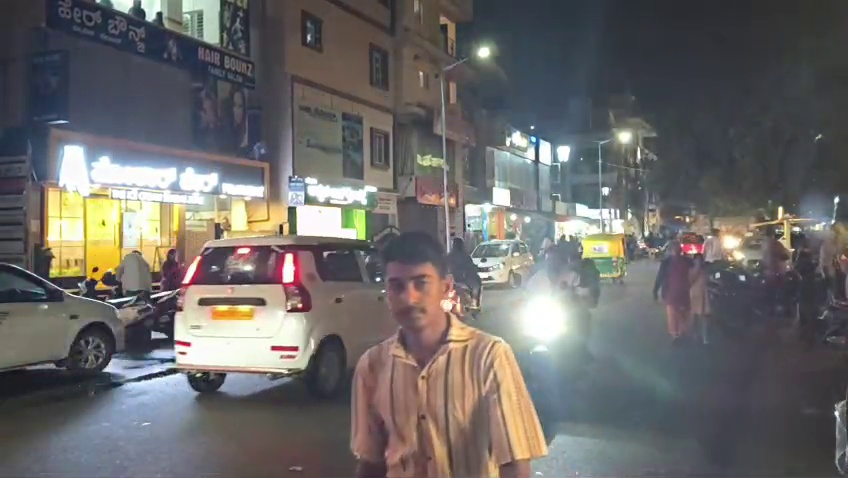
#> input picture backend/tmp_frs_video_test/frame_1.jpg, 848 x 478 px
$ python -i cameraTamper.py   (imports and definitions only)   (older library calls are emulated)
#> lines starting #> are read from the running program, lines starting #| are printed output that depends on the picture
#> further down, picture is the input picture: shape (478, 848, 3); mean B, G, R 104.3, 105.5, 107.6
from __future__ import annotations
from dataclasses import dataclass, asdict
from typing import Dict, Optional
import cv2
import numpy as np


@dataclass
class TamperResult:
    tampered: bool
    score: float
    reason: str
    metrics: Dict[str, float]


class CameraTamperDetector:
    """
    Scene-reference tamper detector.
    Detects:
      - covered/black lens
      - sudden scene change
      - severe defocus/blur
      - strong brightness discontinuity

    It deliberately requires consecutive bad observations before alerting.
    """

    def __init__(
        self,
        warmup_frames: int = 30,
        min_change_score: float = 0.55,
        confirm_frames: int = 5,
        black_mean: float = 15.0,
        blur_threshold: float = 18.0,
    ):
        self.warmup_frames = max(1, warmup_frames)
        self.min_change_score = float(min_change_score)
        self.confirm_frames = max(1, confirm_frames)
        self.black_mean = float(black_mean)
        self.blur_threshold = float(blur_threshold)

        self.reference: Optional[np.ndarray] = None
        self.count = 0
        self.bad_count = 0

    @staticmethod
    def _signature_from_gray(gray: np.ndarray) -> np.ndarray:
        small = cv2.resize(
            gray,
            (64, 36),
            interpolation=cv2.INTER_AREA,
        )
        small = cv2.GaussianBlur(
            small,
            (5, 5),
            0,
        )

        return small.astype(
            np.float32,
            copy=False,
        ) / np.float32(255.0)


    def update(self, frame: np.ndarray) -> TamperResult:
        if not isinstance(frame, np.ndarray) or frame.size == 0:
            return TamperResult(
                True,
                1.0,
                "invalid_frame",
                {},
            )

        try:
            # Use a bounded analysis resolution. Camera tamper detection
            # does not require the complete CCTV resolution.
            height, width = frame.shape[:2]
#> height = 478; width = 848

            analysis_width = min(width, 320)
#> analysis_width = 320
            analysis_height = max(
                1,
                int(height * analysis_width / max(width, 1)),
            )
#> analysis_height = 180

            if width > analysis_width:
                analysis_frame = cv2.resize(
                    frame,
                    (analysis_width, analysis_height),
                    interpolation=cv2.INTER_AREA,
                )
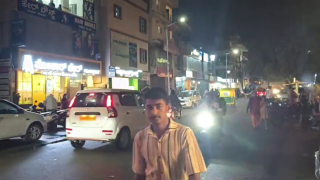
#> analysis_frame: shape (180, 320, 3); mean B, G, R 104.3, 105.5, 107.6
            else:
                analysis_frame = frame

            gray = cv2.cvtColor(
                analysis_frame,
                cv2.COLOR_BGR2GRAY,
            )
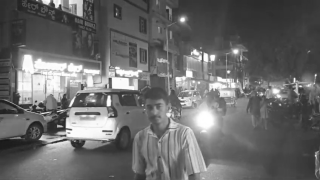
#> gray: shape (180, 320); min 23, max 255, mean 106

            sig = self._signature_from_gray(gray)
#> in _signature_from_gray, `small = cv2.resize( gray, (64, 36), interpolation=cv2.INTER_AREA, )`:
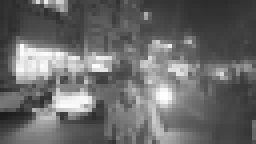
#> small: shape (36, 64) (shown 4 times larger); min 28, max 255, mean 106
#> in _signature_from_gray, `small = cv2.GaussianBlur( small, (5, 5), 0, )`:
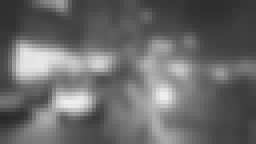
#> small: shape (36, 64) (shown 4 times larger); min 39, max 239, mean 105.9

            # cv2.mean avoids an additional NumPy reduction allocation.
            mean = float(cv2.mean(gray)[0])
#> mean = 106

            # CV_32F uses half the memory of CV_64F.
            laplacian = cv2.Laplacian(
                gray,
                cv2.CV_32F,
                ksize=3,
            )
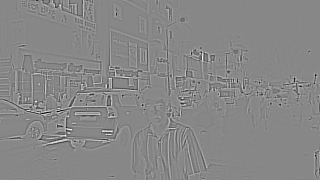
#> laplacian: shape (180, 320) float32; min -1100, max 970, mean 0; drawn with min black and max white

            # meanStdDev avoids NumPy's temporary `(arr - mean)` allocation.
            _, standard_deviation = cv2.meanStdDev(laplacian)
#> standard_deviation = [106.2]
            blur = float(
                standard_deviation[0, 0]
                * standard_deviation[0, 0]
            )
#> blur = 11284.1

            del laplacian

        except (MemoryError, cv2.error):
            # Do not terminate the video pipeline because optional health
            # telemetry could not obtain memory.
            return TamperResult(
                tampered=False,
                score=0.0,
                reason="resource_limited",
                metrics={
                    "brightness": 0.0,
                    "blur": 0.0,
                    "scene_change": 0.0,
                },
            )

        if self.reference is None:
            self.reference = sig.copy()
            self.count = 1

            return TamperResult(
                False,
                0.0,
                "warming_up",
                {
                    "brightness": mean,
                    "blur": blur,
                    "scene_change": 0.0,
                },
            )

        scene_change = float(
            np.mean(
                np.abs(
                    sig - self.reference,
                )
            )
        )

        reasons = []
        score = 0.0

        if mean <= self.black_mean:
            reasons.append("lens_covered_or_black")
            score = max(score, 0.95)

        if blur <= self.blur_threshold:
            reasons.append("severe_defocus")
            score = max(score, 0.75)

        if scene_change >= self.min_change_score:
            reasons.append("major_scene_change")
            score = max(
                score,
                min(1.0, scene_change),
            )

        self.count += 1

        if (
            scene_change < self.min_change_score * 0.35
            and mean > self.black_mean
        ):
            self.reference *= np.float32(0.98)
            self.reference += sig * np.float32(0.02)

        if reasons:
            self.bad_count += 1
        else:
            self.bad_count = 0

        confirmed = self.bad_count >= self.confirm_frames

        return TamperResult(
            tampered=confirmed,
            score=float(
                score if confirmed else score * 0.5
            ),
            reason=(
                ",".join(reasons)
                if reasons
                else "normal"
            ),
            metrics={
                "brightness": mean,
                "blur": blur,
                "scene_change": scene_change,
                "bad_count": float(self.bad_count),
            },
        )

    def status(self) -> dict:
        return {
            "initialized": self.reference is not None,
            "frames_seen": self.count,
            "bad_count": self.bad_count,
        }

>>> import cv2
>>> picture = cv2.imread('../tmp_frs_video_test/frame_1.jpg')
>>> result = CameraTamperDetector().update(picture)

$ run again, on backend/tmp_frs_video_test/frame_2.jpg
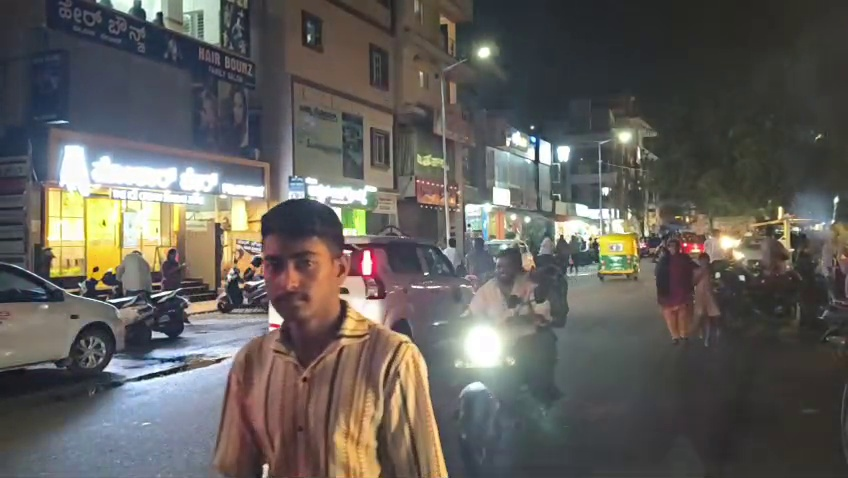
#> input picture backend/tmp_frs_video_test/frame_2.jpg, 848 x 478 px
#> picture is the input picture: shape (478, 848, 3); mean B, G, R 90.7, 94.7, 97.8
#> in _signature_from_gray, `small = cv2.GaussianBlur( small, (5, 5), 0, )`:
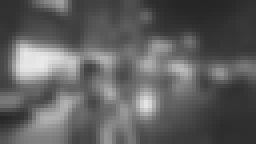
#> small: shape (36, 64) (shown 4 times larger); min 37, max 233, mean 95.1
#> mean = 95.15
#> in update, `laplacian = cv2.Laplacian( gray, cv2.CV_32F, ksize=3, )`:
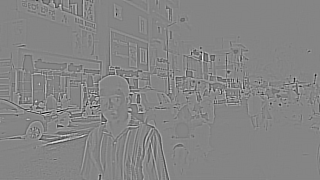
#> laplacian: shape (180, 320) float32; min -1152, max 1056, mean 0; drawn with min black and max white
#> standard_deviation = [112.7]
#> blur = 12712.4
